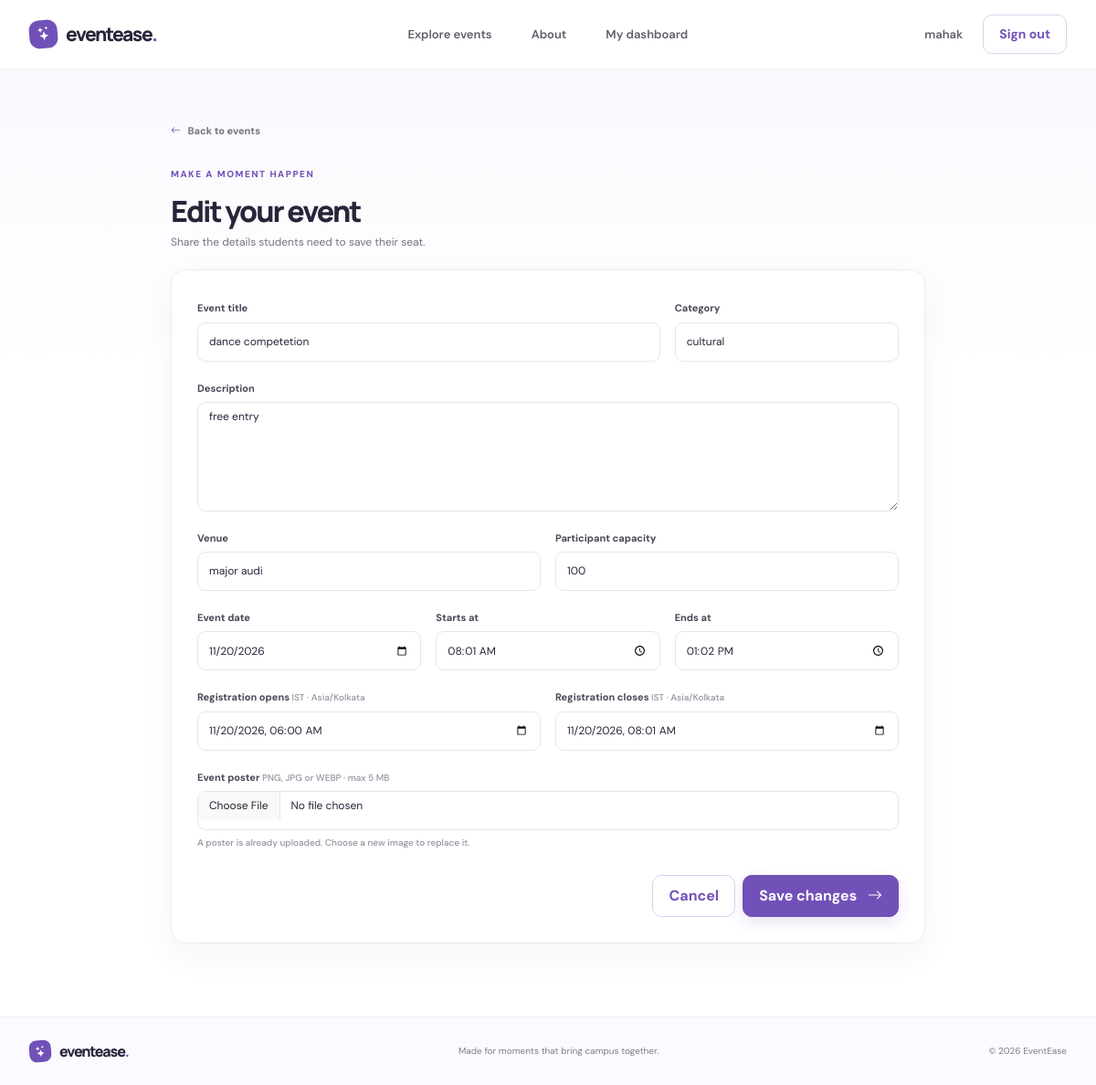
The app's page /admin/events/1/edit (signed in) with its own data.
### models.py (models this page shows, shortened)
class User(UserMixin, db.Model):
    __table_args__ = (
        CheckConstraint("role IN ('super_admin', 'admin', 'student')", name="ck_user_role"),
    )
    id = db.Column(db.Integer, primary_key=True)
    full_name = db.Column(db.String(120), nullable=False)
    email = db.Column(db.String(254), unique=True, nullable=False, index=True)
    password_hash = db.Column(db.String(256), nullable=False)
    role = db.Column(db.String(20), nullable=False)
    is_approved = db.Column(db.Boolean, nullable=False, default=True)
    is_active_account = db.Column(db.Boolean, nullable=False, default=True)
    employee_id = db.Column(db.String(60), unique=True)
    enrollment_number = db.Column(db.String(60), unique=True)
    department = db.Column(db.String(120))
    course_year = db.Column(db.String(80))
    created_at = db.Column(db.DateTime, nullable=False, default=utcnow)
    registrations = db.relationship("Registration", back_populates="student", cascade="all, delete-orphan")
    attendances = db.relationship("Attendance", back_populates="student", cascade="all, delete-orphan")
    certificates = db.relationship("Certificate", back_populates="student", cascade="all, delete-orphan")
    @property
    def is_active(self):
        return self.is_active_account and (self.role != "admin" or self.is_approved)

class Event(db.Model):
    __table_args__ = (CheckConstraint("capacity > 0", name="ck_event_capacity_positive"),)
    id = db.Column(db.Integer, primary_key=True)
    title = db.Column(db.String(180), nullable=False)
    description = db.Column(db.Text, nullable=False)
    venue = db.Column(db.String(180), nullable=False)
    event_date = db.Column(db.Date, nullable=False, index=True)
    start_time = db.Column(db.Time, nullable=False)
    end_time = db.Column(db.Time, nullable=False)
    registration_opens = db.Column(db.DateTime, nullable=False)
    registration_closes = db.Column(db.DateTime, nullable=False)
    category = db.Column(db.String(80), nullable=False)
    capacity = db.Column(db.Integer, nullable=False)
    poster_filename = db.Column(db.String(255))
    attendance_token = db.Column(db.String(64), unique=True, nullable=False)
    created_by_id = db.Column(db.Integer, db.ForeignKey("user.id"), nullable=False)
    registrations = db.relationship("Registration", back_populates="event", cascade="all, delete-orphan")
    organizers = db.relationship("Organizer", back_populates="event", cascade="all, delete-orphan")
    attendances = db.relationship("Attendance", back_populates="event", cascade="all, delete-orphan")
    certificate_template = db.relationship(
        "CertificateTemplate", back_populates="event", uselist=False, cascade="all, delete-orphan"
    )
    certificates = db.relationship("Certificate", back_populates="event", cascade="all, delete-orphan")
    @property
    def registration_count(self):
        return len(self.registrations)

### app.py (the view, shortened to what this page needs)
    @app.route("/admin/events/<int:event_id>/edit", methods=["GET", "POST"])
    @roles_required("admin", "super_admin")
    def edit_event(event_id):
        event = event_or_404(event_id)
        if not can_manage_event(event):
            abort(403)
        return render_template("event_form.html", event=event)

### templates/event_form.html (shortened to what this page needs)
{% extends "base.html" %}
{% block content %}
<section class="dashboard-wrap"><div class="container form-page-container">
  <a class="auth-back" href="{{ url_for('manage_events') }}"><i class="bi bi-arrow-left"></i> Back to events</a>
  <div class="page-title-row form-page-title"><div><div class="eyebrow">Make a moment happen</div><h1>{{ 'Edit your event' if event else 'Create an event' }}</h1><p>Share the details students need to save their seat.</p></div></div>
  <form method="post" enctype="multipart/form-data" class="form-panel form-page-panel"><input type="hidden" name="csrf_token" value="{{ csrf_token() }}">
    <div class="row g-3">
      <div class="col-md-8"><label class="form-label">Event title</label><input class="form-control" name="title" value="{{ request.form.get('title', event.title if event else '') }}" maxlength="180" required></div>
      <div class="col-md-4"><label class="form-label">Category</label><input class="form-control" name="category" value="{{ request.form.get('category', event.category if event else '') }}" placeholder="Workshop, Arts, Career…" maxlength="80" required></div>
      <div class="col-12"><label class="form-label">Description</label><textarea class="form-control" name="description" rows="5" required>{{ request.form.get('description', event.description if event else '') }}</textarea></div>
      <div class="col-md-6"><label class="form-label">Venue</label><input class="form-control" name="venue" value="{{ request.form.get('venue', event.venue if event else '') }}" required></div>
      <div class="col-md-6"><label class="form-label">Participant capacity</label><input class="form-control" name="capacity" type="number" min="{{ event.registration_count if event else 1 }}" value="{{ request.form.get('capacity', event.capacity if event else 100) }}" required></div>
      <div class="col-md-4"><label class="form-label">Event date</label><input class="form-control" name="event_date" type="date" value="{{ request.form.get('event_date', event.event_date.isoformat() if event else '') }}" required></div>
      <div class="col-md-4"><label class="form-label">Starts at</label><input class="form-control" name="start_time" type="time" value="{{ request.form.get('start_time', event.start_time.strftime('%H:%M') if event else '') }}" required></div>
      <div class="col-md-4"><label class="form-label">Ends at</label><input class="form-control" name="end_time" type="time" value="{{ request.form.get('end_time', event.end_time.strftime('%H:%M') if event else '') }}" required></div>
      <div class="col-md-6"><label class="form-label">Registration opens <span class="field-hint">IST · Asia/Kolkata</span></label><input class="form-control" name="registration_opens" type="datetime-local" value="{{ request.form.get('registration_opens', event.registration_opens.strftime('%Y-%m-%dT%H:%M') if event else '') }}" required></div>
      <div class="col-md-6"><label class="form-label">Registration closes <span class="field-hint">IST · Asia/Kolkata</span></label><input class="form-control" name="registration_closes" type="datetime-local" value="{{ request.form.get('registration_closes', event.registration_closes.strftime('%Y-%m-%dT%H:%M') if event else '') }}" required></div>
      <div class="col-12"><label class="form-label">Event poster <span class="field-hint">PNG, JPG or WEBP · max 5 MB</span></label><input class="form-control" name="poster" type="file" accept=".png,.jpg,.jpeg,.webp">{% if event and event.poster_filename %}<small class="form-help">A poster is already uploaded. Choose a new image to replace it.</small>{% endif %}</div>
    </div>
    <div class="d-flex justify-content-end gap-2 mt-4"><a class="btn btn-outline-purple" href="{{ url_for('manage_events') }}">Cancel</a><button class="btn btn-primary-purple">{{ 'Save changes' if event else 'Publish event' }} <i class="bi bi-arrow-right ms-2"></i></button></div>
  </form>
</div></section>
{% endblock %}

### templates/base.html (shortened to what this page needs)
<!doctype html>
<html lang="en">
<head>
  <link href="https://cdn.jsdelivr.net/npm/bootstrap@5.3.3/dist/css/bootstrap.min.css" rel="stylesheet">
  <link href="https://cdn.jsdelivr.net/npm/bootstrap-icons@1.11.3/font/bootstrap-icons.min.css" rel="stylesheet">
  <link href="{{ url_for('static', filename='css/style.css') }}" rel="stylesheet">
</head>
<body>
<nav class="navbar navbar-expand-lg navbar-light site-nav">
  <div class="container">
    <a class="navbar-brand brand" href="{{ url_for('home') }}"><span class="brand-mark"><i class="bi bi-stars"></i></span> eventease<span class="brand-period">.</span></a>
    <div class="collapse navbar-collapse" id="mainNav">
      <ul class="navbar-nav mx-auto">
        <li class="nav-item"><a class="nav-link" href="{{ url_for('events') }}">Explore events</a></li>
        <li class="nav-item"><a class="nav-link" href="{{ url_for('about') }}">About</a></li>
        {% if current_user.is_authenticated %}
        <li class="nav-item"><a class="nav-link" href="{{ url_for('dashboard') }}">My dashboard</a></li>
        {% endif %}
      </ul>
      <div class="nav-actions">
        {% if current_user.is_authenticated %}
          <span class="nav-greeting d-none d-lg-inline">{{ current_user.full_name.split()[0] }}</span>
          <form method="post" action="{{ url_for('logout') }}" class="d-inline"><input type="hidden" name="csrf_token" value="{{ csrf_token() }}"><button class="btn btn-outline-purple btn-sm">Sign out</button></form>
        {% else %}
          <a class="nav-login" href="{{ url_for('login', role='student') }}">Log in</a>
          <a class="btn btn-primary-purple btn-sm" href="{{ url_for('get_started') }}">Get started <i class="bi bi-arrow-up-right ms-1"></i></a>
        {% endif %}
      </div>
    </div>
  </div>
</nav>
<main>
  {% block content %}{% endblock %}
</main>
<footer class="site-footer">
  <div class="container d-flex flex-wrap justify-content-between align-items-center gap-3">
    <a class="brand footer-brand" href="{{ url_for('home') }}"><span class="brand-mark"><i class="bi bi-stars"></i></span> eventease<span class="brand-period">.</span></a>
    <span>Made for moments that bring campus together.</span>
    <span>© {{ today.year }} EventEase</span>
  </div>
</footer>
</body>
</html>

### static/css/style.css (style rules this page uses)
:root { --ink: #29243a; --muted: #777284; --purple: #7151b8; --purple-dark: #543b91; --lavender: #f5f1fc; --lavender-strong: #e9e1f8; --line: #ece9f1; --white: #fff; --green: #2e7d62; --shadow: 0 16px 48px rgba(48, 34, 79, .08); --font-display: "Manrope", "DM Sans", sans-serif; --font-body: "DM Sans", sans-serif; }
* { box-sizing: border-box; }
body { background: #fff; color: var(--ink); font-family: var(--font-body); font-size: 15px; line-height: 1.65; }
a { color: inherit; text-decoration: none; }
h1, h2, h3, h4, .brand { font-family: var(--font-display); letter-spacing: -.045em; }
h1, h2, h3, p { margin-top: 0; }
.container { max-width: 1160px; }
.site-nav { background: rgba(255,255,255,.92); border-bottom: 1px solid rgba(236,233,241,.75); min-height: 76px; position: relative; z-index: 20; }
.brand { align-items: center; color: var(--ink); display: inline-flex; font-size: 21px; font-weight: 800; letter-spacing: -.07em; }
.brand-mark { align-items: center; background: var(--purple); border-radius: 11px; color: #fff; display: inline-flex; font-size: 15px; height: 31px; justify-content: center; margin-right: 9px; transform: rotate(-5deg); width: 31px; }
.brand-period { color: var(--purple); }
.navbar-nav { gap: 27px; }
.navbar-nav .nav-link { color: #615d6b; font-size: 13px; font-weight: 600; transition: color .2s ease; }
.nav-actions { align-items: center; display: flex; gap: 22px; }
.nav-login, .nav-greeting { color: #625e6b; font-size: 13px; font-weight: 600; }
.btn { border-radius: 10px; font-weight: 700; padding: 10px 17px; transition: transform .2s ease, box-shadow .2s ease, background .2s ease; }
.btn-primary-purple { background: var(--purple); border: 1px solid var(--purple); box-shadow: 0 6px 16px rgba(113,81,184,.16); color: #fff; }
.btn-outline-purple { background: #fff; border: 1px solid #dcd3ee; color: var(--purple); }
.eyebrow { color: var(--purple); font-size: 10px; font-weight: 800; letter-spacing: .15em; margin-bottom: 13px; text-transform: uppercase; }
.site-footer { background: #fbfaff; border-top: 1px solid #f0edf4; color: #817c8c; font-size: 10px; padding: 24px 0; }
.footer-brand { font-size: 16px; }
.footer-brand .brand-mark { border-radius: 8px; font-size: 12px; height: 24px; width: 24px; }
.auth-back { color: #777180; font-size: 11px; font-weight: 700; }
.auth-back i { color: var(--purple); margin-right: 5px; }
.form-panel { background: white; border: 1px solid #eeeaf3; border-radius: 16px; box-shadow: 0 12px 38px rgba(48,34,79,.05); padding: 25px; }
.form-label { color: #4b4656; font-size: 11px; font-weight: 700; margin-bottom: 6px; }
.field-hint, .form-help { color: #96909f; font-size: 10px; font-weight: 500; }
.form-control, .form-select { border: 1px solid #e8e4ed; border-radius: 9px; color: var(--ink); font-size: 12px; min-height: 43px; }
textarea.form-control { min-height: 120px; }
.dashboard-wrap { background: linear-gradient(180deg,#faf8fd 0,#fff 320px); min-height: 74vh; padding: 54px 0 80px; }
.page-title-row { align-items: center; display: flex; justify-content: space-between; margin-bottom: 23px; }
.page-title-row h1 { font-size: 32px; font-weight: 800; letter-spacing: -.06em; margin: 0 0 5px; }
.page-title-row p { color: var(--muted); font-size: 12px; margin: 0; }
.form-page-container { max-width: 850px; }
.form-page-title { margin: 28px 0 20px; }
.form-page-panel { padding: 28px; }

### records on screen
User: full_name "mahak"
Event: title "dance competetion", category "cultural", description "free entry", venue "major audi", capacity "100", event_date "11/20/2026", start_time "08:01", end_time "13:02", registration_opens "11/20/2026 06:00", registration_closes "11/20/2026 08:01"

### other values on screen
{{ 'Edit your event' if event else 'Create an event' }} "Edit your event"
{{ 'Save changes' if event else 'Publish event' }} "Save changes"
